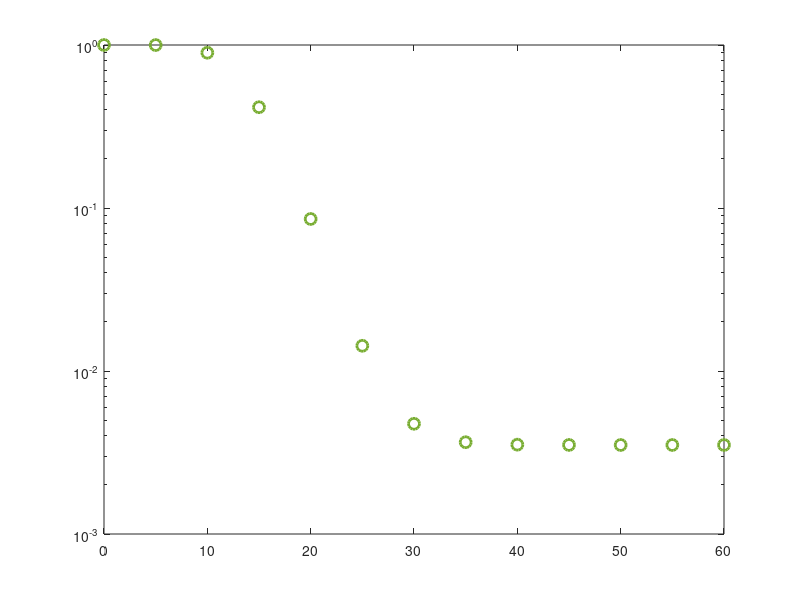

MATLAB code to generate this figure: (Note: this script raises an error after producing the figure.)

clear all;clc ;close all;
N = 1e6; %iterasyon

ps_dB = 0:5:60;
ps=db2pow(ps_dB);

%pe_dB=0;
%pe=db2pow(pe_dB);

pr=ps;

var_hsr=1;
var_hrd1=1;var_hrd2=1;
var_hsd1=1;var_hsd2=1;
var_hre=1;


hsr  = sqrt(var_hsr/2) *(randn(1,N) + 1i*randn(1,N)); % Channel Gain of hsr
hrd1 = sqrt(var_hrd1/2)*(randn(1,N) + 1i*randn(1,N)); % Channel Gain of hrd1
hrd2 = sqrt(var_hrd2/2)*(randn(1,N) + 1i*randn(1,N)); % Channel Gain of hrd2
hsd1 = sqrt(var_hsd1/2)*(randn(1,N) + 1i*randn(1,N));% Channel Gain of hsd1
hsd2 = sqrt(var_hsd2/2)*(randn(1,N) + 1i*randn(1,N));% Channel Gain of hsd2
hre  = sqrt(var_hre/2) *(randn(1,N) + 1i*randn(1,N));% Channel Gain of hre

hsr_square = abs(hsr).^2; % Channel Coefficient hsr
hrd1_square = abs(hrd1).^2; % Channel Coefficient hrd1
hrd2_square = abs(hrd2).^2;% Channel Coefficient hrd2
hsd1_square = abs(hsd1).^2;% Channel Coefficient hsd1
hsd2_square = abs(hsd2).^2;% Channel Coefficient hsd2
hre_square = abs(hre).^2;% Channel Coefficient hre




a1= 0.85;
a2=1-0.85;

%R1,R2,Pe


R1_Setup = [ 0.1 0.1 0.1];
R2_Setup = [ 1 1.5 2];
pe_Setup = [0 0 0];
for kk = 1:max(size(R1_Setup))
R1=R1_Setup(kk);
R2=R2_Setup(kk);
pe=10.^(0.1*pe_Setup(kk));
for i = 1:length(ps_dB)

YSR1_NOMA = (a1*ps(i)*hsr_square)/((a2*ps(i)*hsr_square)+1);
YSR2_NOMA = (a2*ps(i)*hsr_square);

YSD1_NOMA = (a1*ps(i)*hsd1_square)/((a2*ps(i)*hsd1_square)+1);
YSD2_NOMA = (a2*ps(i)*hsd2_square);

YRD1_NOMA = (a1*ps(i)*hrd1_square)/((a2*ps(i)*hrd1_square)+1);
YRD2_NOMA = (a2*ps(i)*hrd2_square);

Tot_Y1 = max(YSD1_NOMA,min(YSR1_NOMA,YRD1_NOMA));

Tot_Y2 = max(YSD2_NOMA,min(YSR2_NOMA,YRD2_NOMA));


YRE1 = (a1*pe*hre_square);
YRE2 = (a2*pe*hre_square);
    
Capacity_SD1 = 0.5*log2(1+Tot_Y1);
Capacity_SD2 = 0.5*log2(1+Tot_Y2);


Capacity_RE1 = 0.5*log2(1+YRE1);
Capacity_RE2 = 0.5*log2(1+YRE2);

%Secrecy_NOMA1=0.5*log2((1+Tot_Y1)./(1+YRE1));
%Secrecy_NOMA2=0.5*log2((1+Tot_Y2)./(1+YRE2));

Secrecy_NOMA1 = max(0,Capacity_SD1-Capacity_RE1);
Secrecy_NOMA2 = max(0,Capacity_SD2-Capacity_RE2);


    SOP_1 = find(Secrecy_NOMA1>R1);
    SOP_2 = find(Secrecy_NOMA2>R2);
     
     PSOP_1(kk,i)=length(SOP_1)/N;  
     PSOP_2(kk,i)=length(SOP_2)/N;  
     
     Tot_SOP(kk,i) = 1-((PSOP_1(kk,i))*PSOP_2(kk,i));
     
     Tot_SOP1(kk,i) =  (1-PSOP_1(kk,i))+ (1-PSOP_2(kk,i))-((1-PSOP_2(kk,i))*(1-PSOP_1(kk,i)));
           
     
end
end
figure
semilogy(ps_dB,Tot_SOP1(1,:),'Marker','o','Linewidth',2,'MarkerSize',8,'Color','#77AC30','LineStyle','none'),hold on
semilogy(ps_dB,Tot_SOP1(2,:),'Marker','hexagram','Linewidth',2,'MarkerSize',8,'Color','#0072BD','LineStyle', ' none '),
semilogy(ps_dB,Tot_SOP1(3,:),'Marker','x','Linewidth',2,'MarkerSize',8,'Color','#7E2F8E','LineStyle',' none '),

NOMA_THEO(R1_Setup,R2_Setup,pe_Setup);
Fig3_OMA_Theory(R1_Setup,R2_Setup,pe_Setup);
legend('R_1=1 sim.', 'R_1=1.5 sim.', 'R_1=2 sim.', 'NOMA ana.', '', '', 'NOMA asymptotic', '', '', 'OMA ana.', '', '', 'FontSize',11)

%semilogy(ps_dB,Asymptotic(1,:),'Linewidth',1,'Color',[0.0,0.0,0.0],'LineStyle','--'),hold on
%semilogy(ps_dB,Asymptotic(2,:),'Linewidth',1,'Color',[0.0,0.0,0.0],'LineStyle','-'),
%semilogy(ps_dB,Asymptotic(3,:),'Linewidth',1,'Color',[0.0,0.0,0.0],'LineStyle','-'),


%figure
%semilogy(ps_dB, Tot_SOP, 'Linewidth',1,'Color',[0.0,1.0,0.0],'LineStyle','-');
%hold on;

%semilogy(ps_dB, Tot_SOP, 'Linewidth',1,'Color',[1.0,0.0,0.0],'LineStyle','-');
%semilogy(ps_dB, Sonuc,'Linewidth',2,'Color',[1.0,0.0,0.0],'LineStyle','-');


grid on
xlabel('SNR (dB)','FontSize', 15);
ylabel('Secrecy Outage Probability','FontSize', 15);
axis([0 60  1e-3 1])
